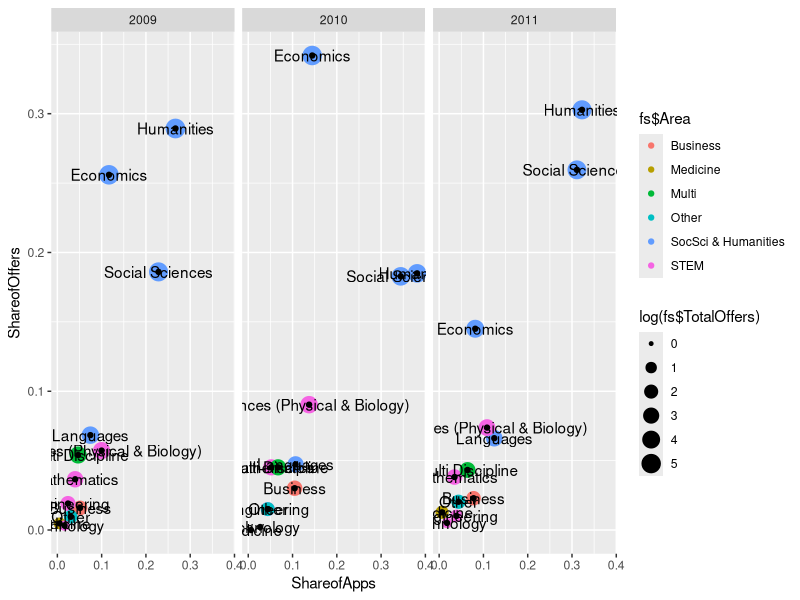
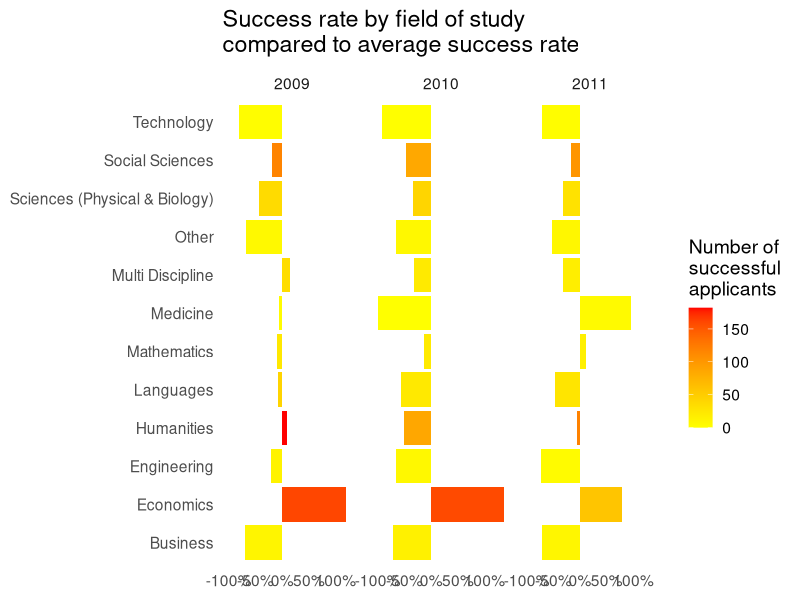
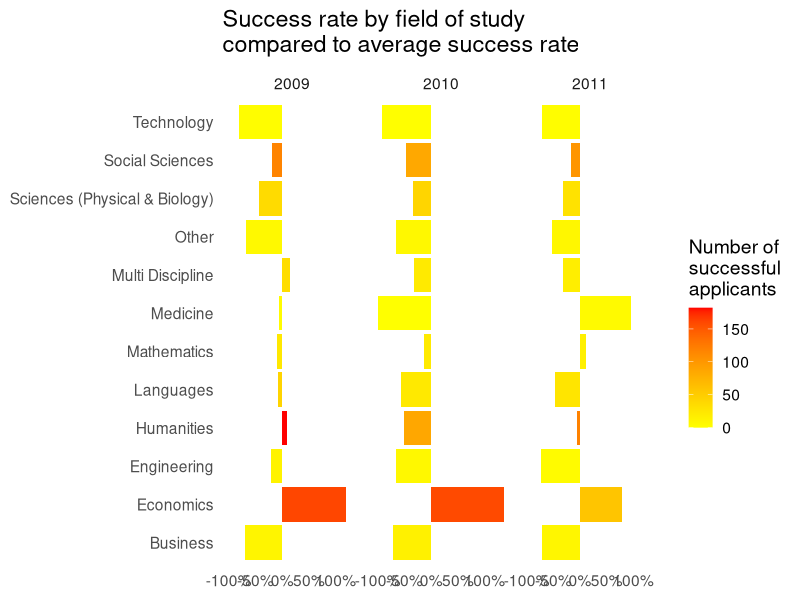
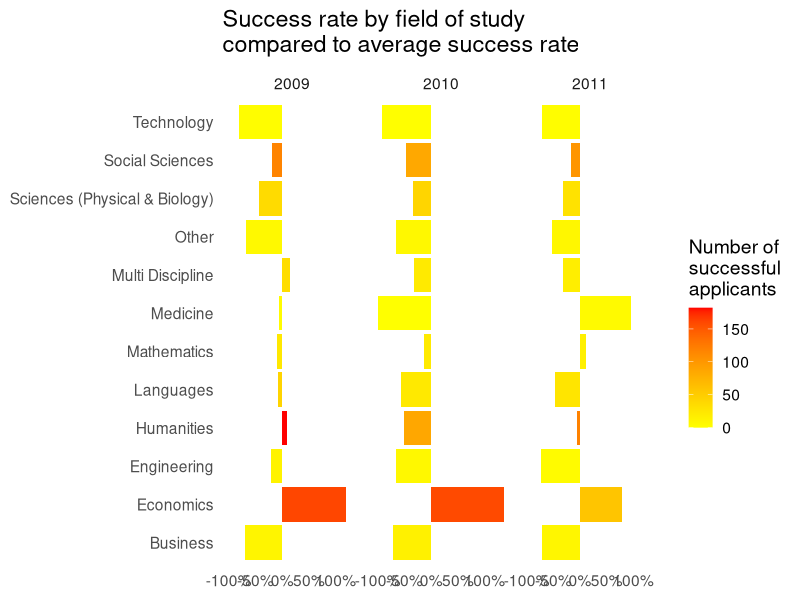
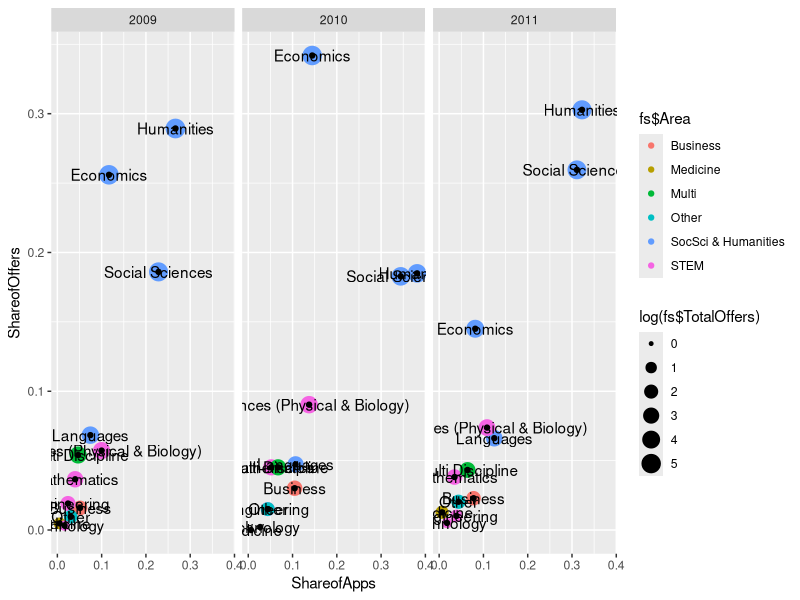

Reproduce these figures in R, in order.
require(ggplot2)
require(scales)
require(grid)
require(ggthemes)

fs <- read.csv("./FSstats.csv")
str(fs)

years  <- unique(fs$Year)

fs$TotalApps <- fs$Total.Applicants
fs$TotalOffers <- fs$Total.Successful
fs$Degree <- fs$Degree.Type
fs$SuccessRate <- fs$OverallSuccessRate

fs$Degree.Type <- NULL
fs$Total.Applicants <- NULL
fs$Total.Successful <- NULL
fs$Overall.Success.Rate <- NULL

for (i in years) {
  fs$GrandTotalApps <- fs$TotalApps[fs$Degree=="Overall" & fs$Year==i]
  fs$GrandTotalOffers[fs$Year==i] <- fs$TotalOffers[fs$Degree=="Overall" &
                                                      fs$Year==i]
}

fs <- fs[fs$Degree !="Overall", ]

fs$SuccessRate <- fs$TotalOffers/fs$TotalApps

fs$OverallSuccessRate <- fs$GrandTotalOffers/fs$GrandTotalApps

fs$RelativeSuccessRate <- fs$SuccessRate/fs$OverallSuccessRate-1

fs$ShareofApps  <- fs$TotalApps/fs$GrandTotalApps 
fs$ShareofOffers  <- fs$TotalOffers/fs$GrandTotalOffers

fs$Area[fs$Degree=="Mathematics"] <- "STEM" 
fs$Area[fs$Degree=="Sciences (Physical & Biology)"] <- "STEM" 
fs$Area[fs$Degree=="Engineering"] <- "STEM" 
fs$Area[fs$Degree=="Technology"] <- "STEM" 
fs$Area[fs$Degree=="Medicine"] <- "Medicine" 
fs$Area[fs$Degree=="Business"] <- "Business" 
fs$Area[fs$Degree=="Other"] <- "Other" 
fs$Area[fs$Degree=="Multi Discipline"] <- "Multi" 
fs$Area[fs$Degree=="Economics"] <- "SocSci & Humanities" 
fs$Area[fs$Degree=="Languages"] <- "SocSci & Humanities" 
fs$Area[fs$Degree=="Social Sciences"] <- "SocSci & Humanities" 
fs$Area[fs$Degree=="Humanities"] <- "SocSci & Humanities"

fs$Area <- as.factor(fs$Area)
fs <- droplevels.data.frame(fs)

fsplot <- ggplot(fs, aes(ShareofApps, ShareofOffers)) +
  geom_point(aes(size=log(fs$TotalOffers), colour=fs$Area)) +
  geom_point() +
  geom_text(aes(label=fs$Degree))+
  facet_wrap(~Year)
fsplot

fsbar <- ggplot(fs, aes(Degree,RelativeSuccessRate)) +
  geom_bar(aes(fill=fs$TotalOffers),stat="identity",position="dodge")+
  facet_wrap(~Year)+
  coord_flip()+
  theme_minimal(base_size=14)+
  scale_fill_continuous(low="yellow",high="red",
                        name="Number of\nsuccessful\napplicants")+
  scale_y_continuous(labels=percent)+
  theme(axis.title=element_blank(),
        panel.grid=element_blank(),
        axis.ticks=element_blank())+
  labs(title="Success rate by field of study\ncompared to average success rate",
       ylab=element_blank(), xlab=element_blank())
fsbar

ggsave(plot=fsbar, file="./fsbar.png",scale=1.5)
ggsave(plot=fsbar, file="./fsbar.pdf",scale=1.1)

ggsave(plot=fsplot, file="./fsplot.png",scale=1.1)

write.csv(fs,file="./fsdata_processed.csv")